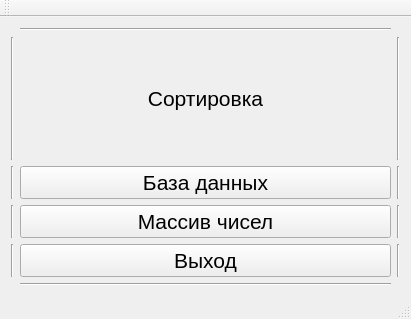
<?xml version="1.0" encoding="UTF-8"?>
<ui version="4.0">
 <class>MainWindow</class>
 <widget class="QMainWindow" name="MainWindow">
  <property name="geometry">
   <rect>
    <x>0</x>
    <y>0</y>
    <width>411</width>
    <height>319</height>
   </rect>
  </property>
  <property name="windowTitle">
   <string>MainWindow</string>
  </property>
  <widget class="QWidget" name="centralWidget">
   <layout class="QGridLayout" name="gridLayout">
    <item row="2" column="2">
     <widget class="Line" name="line_7">
      <property name="orientation">
       <enum>Qt::Vertical</enum>
      </property>
     </widget>
    </item>
    <item row="1" column="2">
     <widget class="Line" name="line_3">
      <property name="orientation">
       <enum>Qt::Vertical</enum>
      </property>
     </widget>
    </item>
    <item row="0" column="1">
     <widget class="Line" name="line">
      <property name="orientation">
       <enum>Qt::Horizontal</enum>
      </property>
     </widget>
    </item>
    <item row="1" column="0">
     <widget class="Line" name="line_2">
      <property name="orientation">
       <enum>Qt::Vertical</enum>
      </property>
     </widget>
    </item>
    <item row="4" column="0">
     <widget class="Line" name="line_6">
      <property name="orientation">
       <enum>Qt::Vertical</enum>
      </property>
     </widget>
    </item>
    <item row="3" column="0">
     <widget class="Line" name="line_5">
      <property name="orientation">
       <enum>Qt::Vertical</enum>
      </property>
     </widget>
    </item>
    <item row="1" column="1">
     <widget class="QLabel" name="label">
      <property name="font">
       <font>
        <pointsize>16</pointsize>
        <stylestrategy>PreferDefault</stylestrategy>
        <kerning>true</kerning>
       </font>
      </property>
      <property name="mouseTracking">
       <bool>true</bool>
      </property>
      <property name="focusPolicy">
       <enum>Qt::ClickFocus</enum>
      </property>
      <property name="acceptDrops">
       <bool>true</bool>
      </property>
      <property name="autoFillBackground">
       <bool>true</bool>
      </property>
      <property name="text">
       <string>Сортировка</string>
      </property>
      <property name="alignment">
       <set>Qt::AlignCenter</set>
      </property>
      <property name="wordWrap">
       <bool>false</bool>
      </property>
     </widget>
    </item>
    <item row="2" column="0">
     <widget class="Line" name="line_4">
      <property name="orientation">
       <enum>Qt::Vertical</enum>
      </property>
     </widget>
    </item>
    <item row="2" column="1">
     <widget class="QPushButton" name="Baza">
      <property name="font">
       <font>
        <pointsize>16</pointsize>
       </font>
      </property>
      <property name="text">
       <string>База данных</string>
      </property>
     </widget>
    </item>
    <item row="4" column="1">
     <widget class="QPushButton" name="Out">
      <property name="font">
       <font>
        <pointsize>16</pointsize>
       </font>
      </property>
      <property name="text">
       <string>Выход</string>
      </property>
     </widget>
    </item>
    <item row="3" column="1">
     <widget class="QPushButton" name="Massiv">
      <property name="font">
       <font>
        <pointsize>16</pointsize>
       </font>
      </property>
      <property name="text">
       <string>Массив чисел</string>
      </property>
     </widget>
    </item>
    <item row="3" column="2">
     <widget class="Line" name="line_8">
      <property name="orientation">
       <enum>Qt::Vertical</enum>
      </property>
     </widget>
    </item>
    <item row="4" column="2">
     <widget class="Line" name="line_9">
      <property name="orientation">
       <enum>Qt::Vertical</enum>
      </property>
     </widget>
    </item>
    <item row="5" column="1">
     <widget class="Line" name="line_10">
      <property name="orientation">
       <enum>Qt::Horizontal</enum>
      </property>
     </widget>
    </item>
   </layout>
  </widget>
  <widget class="QMenuBar" name="menuBar">
   <property name="geometry">
    <rect>
     <x>0</x>
     <y>0</y>
     <width>411</width>
     <height>21</height>
    </rect>
   </property>
  </widget>
  <widget class="QToolBar" name="mainToolBar">
   <attribute name="toolBarArea">
    <enum>TopToolBarArea</enum>
   </attribute>
   <attribute name="toolBarBreak">
    <bool>false</bool>
   </attribute>
  </widget>
  <widget class="QStatusBar" name="statusBar"/>
 </widget>
 <layoutdefault spacing="6" margin="11"/>
 <resources/>
 <connections/>
</ui>
